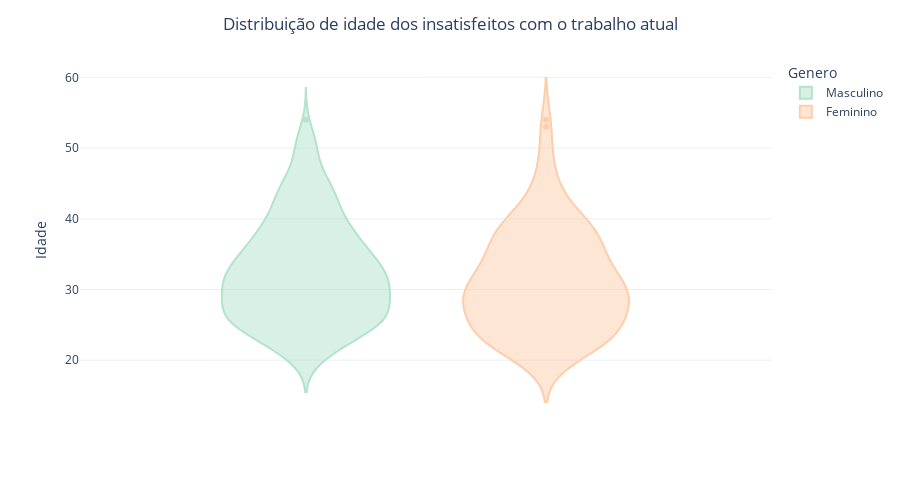

Notebook source saved alongside this figure:
### Markdown cell above
### Insatisfação x idade

### Code cell
# Visualização utilizando o Plotly
insatisfeitos = df.loc[df['Você está satisfeito na sua empresa atual?']==0, ['Genero', 'Idade']]
insatisfeitos

fig = px.violin(insatisfeitos, y="Idade", 
                color="Genero", 
                color_discrete_sequence=color_pal, 
                template = 'plotly_white'
                )

fig.update_layout(width=900, height=500, 
                  title_text="Distribuição de idade dos insatisfeitos com o trabalho atual",
                  title_x=0.50
                  )

fig.show()

### Figure 1 — Plotly figure (JSON) as saved in the notebook; plotly's stock layout.template omitted (floating-point values rounded to 4 significant figures; data arrays with more than 128 entries replaced by an {"elided": "..."} marker saying what was removed)
{"data": [{"alignmentgroup": "True", "box": {"visible": false}, "hovertemplate": "Genero=Masculino<br>Idade=%{y}<extra></extra>", "legendgroup": "Masculino", "marker": {"color": "#b3e2cd"}, "name": "Masculino", "offsetgroup": "Masculino", "orientation": "v", "scalegroup": "True", "showlegend": true, "type": "violin", "x0": " ", "xaxis": "x", "y": {"elided": "492 int values"}, "y0": " ", "yaxis": "y"}, {"alignmentgroup": "True", "box": {"visible": false}, "hovertemplate": "Genero=Feminino<br>Idade=%{y}<extra></extra>", "legendgroup": "Feminino", "marker": {"color": "#fdcdac"}, "name": "Feminino", "offsetgroup": "Feminino", "orientation": "v", "scalegroup": "True", "showlegend": true, "type": "violin", "x0": " ", "xaxis": "x", "y": [38, 34, 33, 22, 38, 30, 25, 35, 39, 38, 50, 41, 38, 45, 46, 37, 29, 35, 48, 24, 37, 31, 30, 41, 36, 30, 31, 30, 29, 38, 38, 24, 44, 32, 28, 42, 43, 28, 27, 20, 32, 39, 31, 27, 30, 26, 53, 23, 25, 24, 35, 39, 29, 34, 39, 22, 28, 25, 33, 32, 22, 30, 31, 34, 28, 36, 34, 21, 37, 29, 28, 41, 22, 21, 26, 33, 38, 31, 26, 38, 29, 29, 25, 24, 22, 33, 41, 33, 23, 29, 21, 28, 22, 29, 24, 24, 39, 23, 34, 24, 27, 25, 23, 54, 22, 22, 29, 30, 23, 36, 26, 29, 35, 30, 25, 33, 28, 24, 27], "y0": " ", "yaxis": "y"}], "layout": {"height": 500, "legend": {"title": {"text": "Genero"}, "tracegroupgap": 0}, "margin": {"t": 60}, "title": {"text": "Distribuição de idade dos insatisfeitos com o trabalho atual", "x": 0.5}, "violinmode": "group", "width": 900, "xaxis": {"anchor": "y", "domain": [0, 1]}, "yaxis": {"anchor": "x", "domain": [0, 1], "title": {"text": "Idade"}}}}
